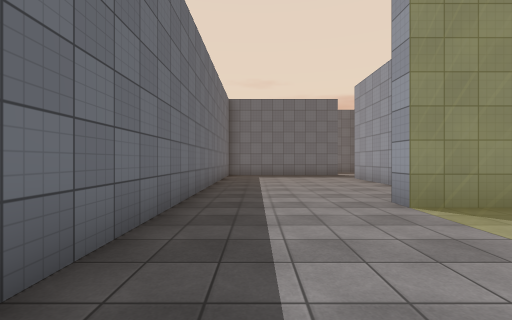
view 1 (above)

16 first-person views from a walk through a Unity game level. The camera is 1.4 m above the floor, looks level and sees 90° across. The floor is counted in squares, 2 m on a side. Each view is taken from the middle of a square. On the plan, view 1 faces up. The plan holds only what a view shows up to about 9 squares ahead; the rest is blank. The place goes on beyond the plan. The player is left out. Surface patterns are stand-ins for the level's own textures.

view 2
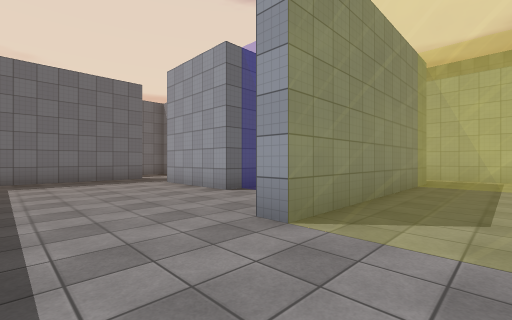

view 3
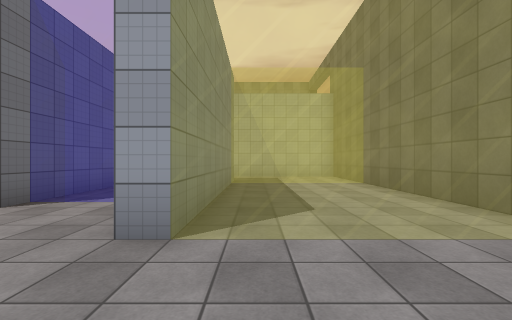

view 4
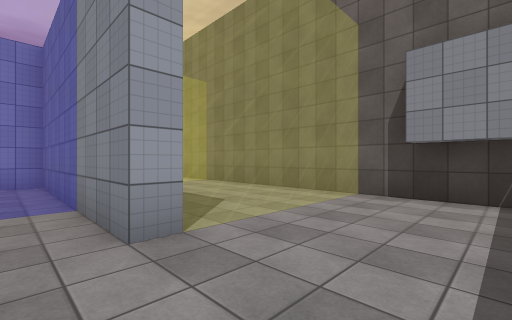

view 5
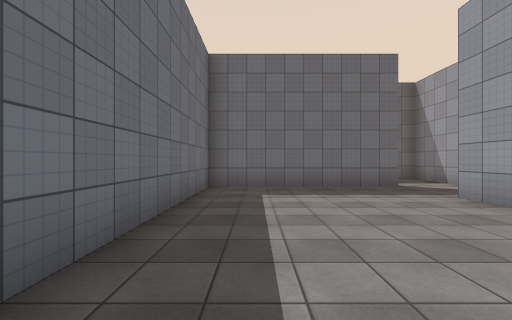

view 6
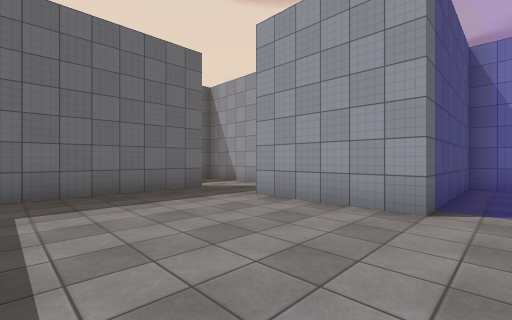

view 7
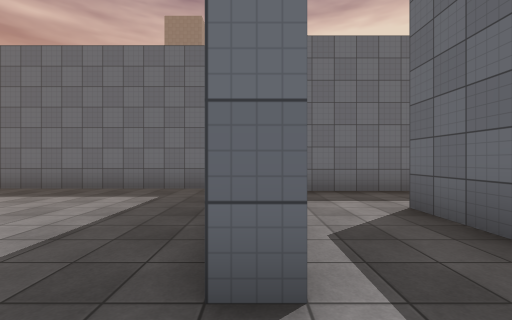

view 8
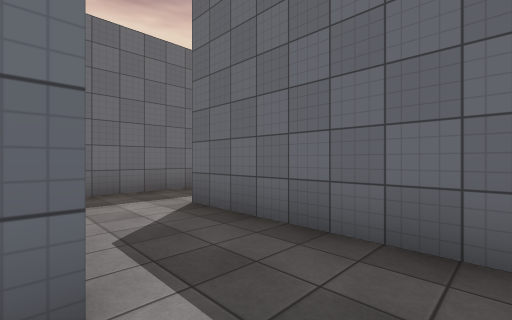

view 9
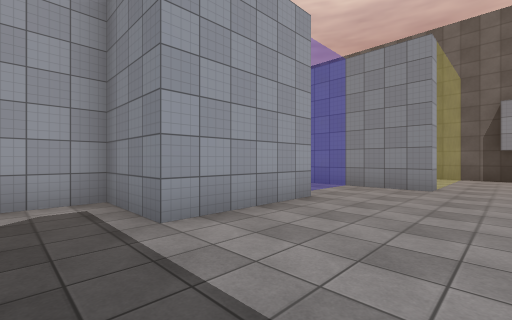

view 10
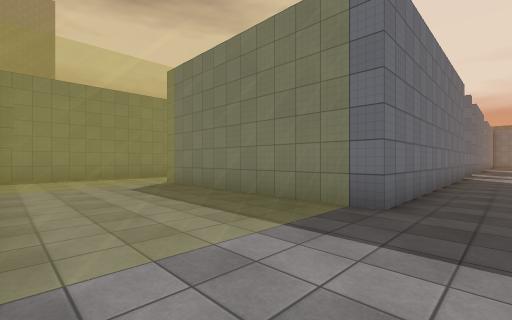

view 11
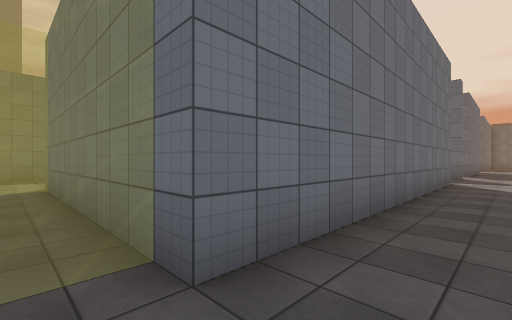

view 12
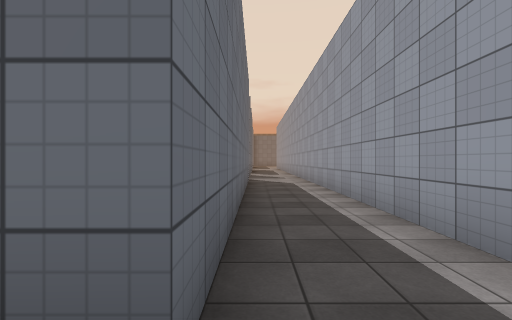

view 13
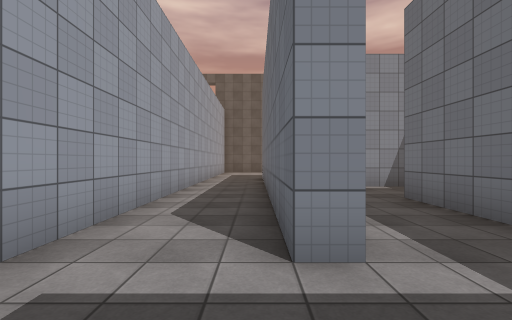

view 14
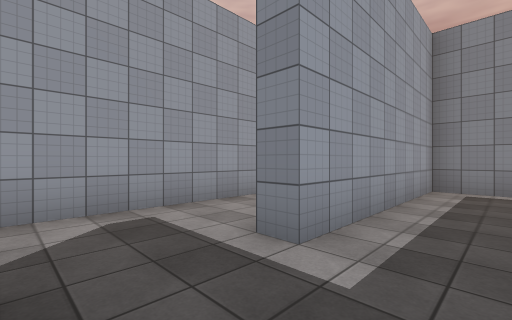

view 15
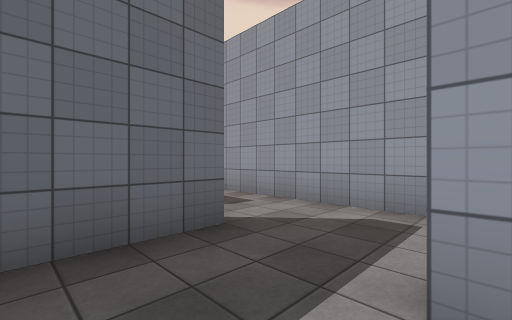

view 16
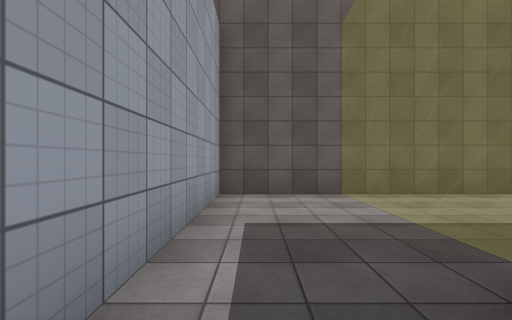

### Floor plan
Points are (right, up) in squares from view 1. A wall is a line through its corners. A room is listed if a view was taken in it or the views show most of it. See-through windows are left out.
Room 1 (views 1, 2, 3, 4, 5, 6, 9)
walls: (3.8, 6.7) (3.8, 9.7) (5.7, 9.7) (5.7, 11.6); (2.2, 3.8) (2.2, 4.2) (5, 4.2); (3.8, 11.7) (-1.2, 11.7) (-1.2, 0); (0, -0.3) (3, -0.3)
ways out: opening at (4.5, 12) to room 2
Room 2 (views 7, 8)
walls: (3.8, 12.4) (3.8, 11.7); (5, 14.3) (1.2, 14.3); (5.7, 11.6) (5.7, 14)
ways out: opening at (4.5, 12) to room 1; opening at (2.5, 13.5) to room 7
Room 3 (views 10, 11, 12, 16)
walls: (8, -0.3) (10.7, -0.3) (10.7, 6.4); (8.8, 6.5) (8.8, 3.8)
ways out: opening at (10, 6) to room 4
Room 4 (views 13, 14, 15)
walls: (6.2, 11.2) (6.2, 9.2); (8.8, 14.3) (7, 14.3); (5, 7.2) (8.2, 7.2) (8.2, 12.2) (8.8, 12.2) (8.8, 6.5); (10.7, 6.4) (10.7, 14.4)
ways out: opening at (10, 6) to room 3; opening at (9.5, 15)
Room 5 (no view inside)
walls: (3, -0.3) (8, -0.3); (8.8, 3.8) (2.2, 3.8)
Room 6 (no view inside)
walls: (5, 4.2) (8.2, 4.2) (8.2, 6.7) (3.8, 6.7)
Room 7 (no view inside)
walls: (-0.7, 14.5) (-0.7, 13.1)
ways out: opening at (2.5, 13.5) to room 2; opening at (0.5, 15)

Where each view was taken, in squares from view 1:
view 1: 0 up, 0 right, facing up
view 2: 2 up, 0 right, facing up-right
view 3: 3 up, 0 right, facing right
view 4: 5 up, 0 right, facing down-right
view 5: 5 up, 0 right, facing up
view 6: 6 up, 0 right, facing up-right
view 7: 12 up, 5 right, facing left
view 8: 12 up, 5 right, facing up-left
view 9: 11 up, 1 right, facing down-right
view 10: 0 up, 10 right, facing up-left
view 11: 3 up, 10 right, facing up-left
view 12: 3 up, 9 right, facing up
view 13: 14 up, 9 right, facing down
view 14: 14 up, 7 right, facing down-right
view 15: 12 up, 7 right, facing up-right
view 16: 5 up, 10 right, facing down
